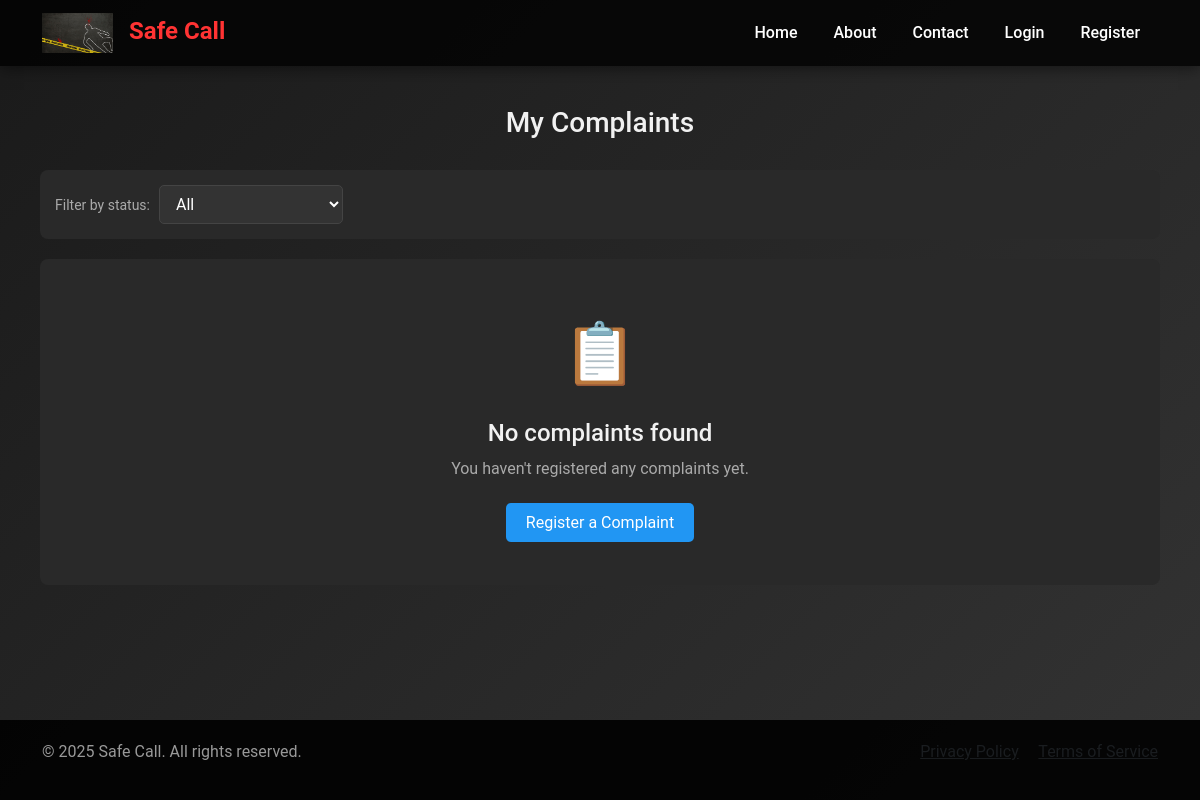
/user/view-complaints/ (signed in), run on an earlier commit of the app's database.
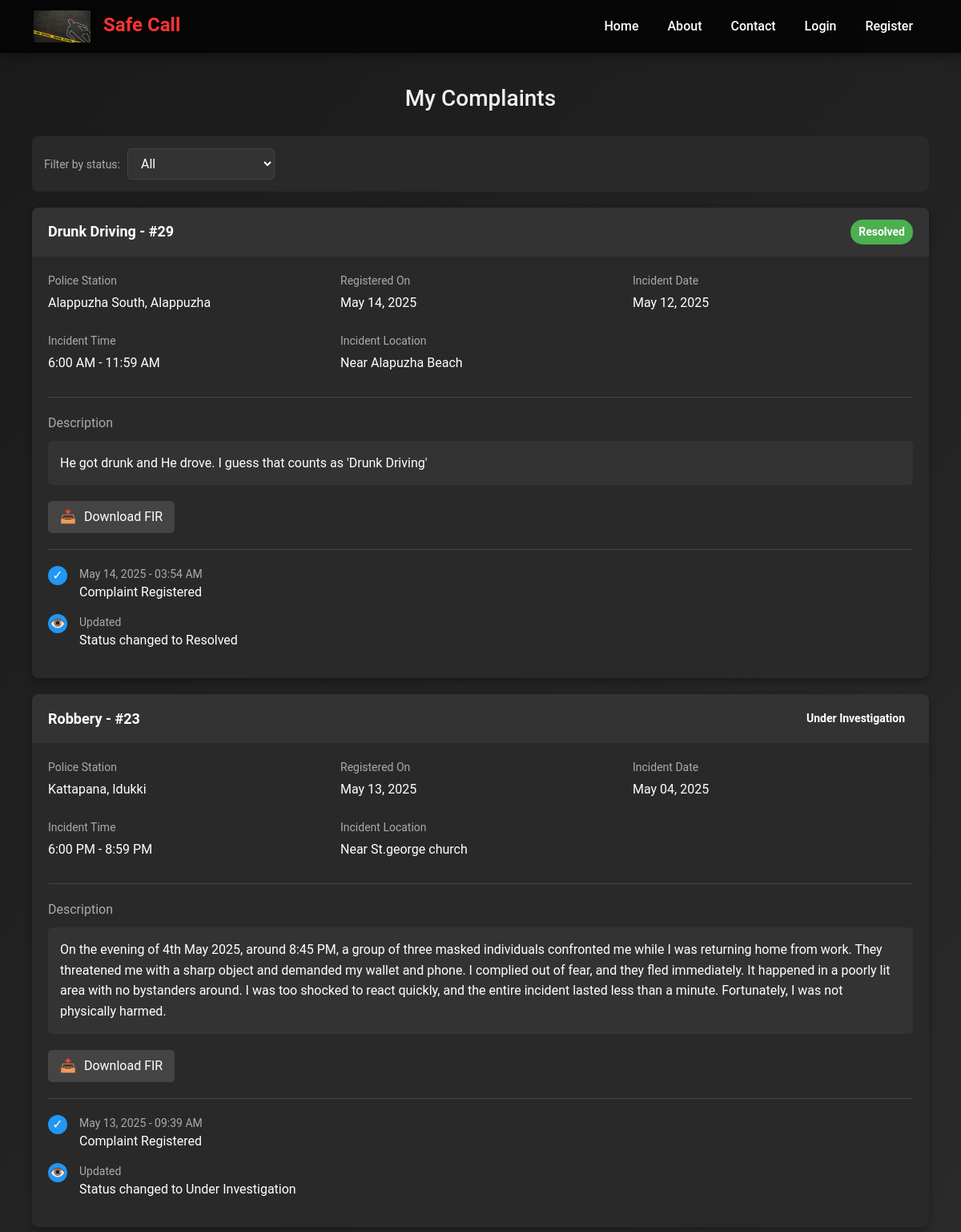
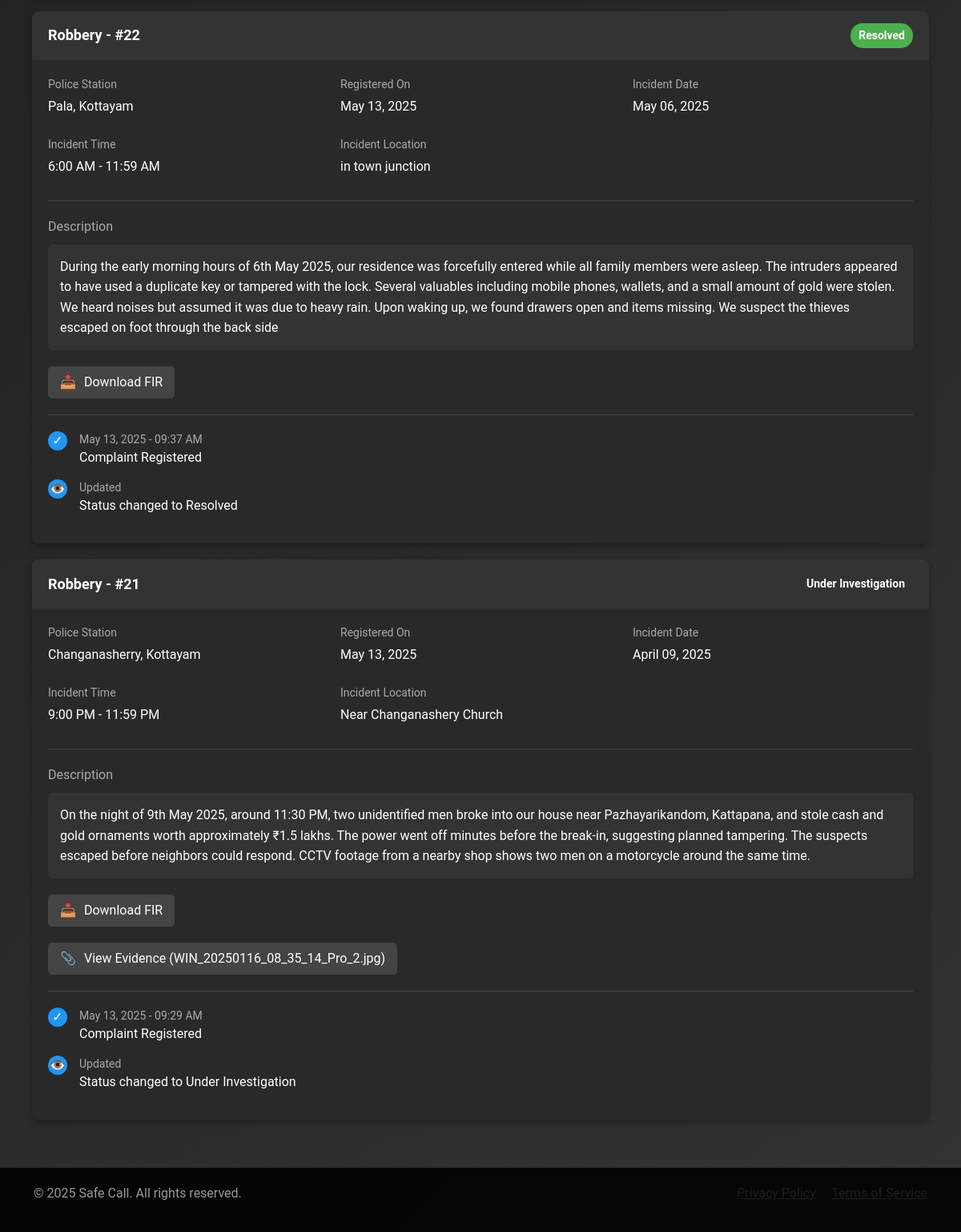
And on a later commit of the database (2 pictures, top to bottom).
### core/models.py (models this page shows, shortened)
class Complaint(models.Model):
    COMPLAINT_TYPES = [
        ('Robbery', 'Robbery'),
        ('Assault', 'Assault'),
        ('Threats', 'Threats'),
        ('Burglary', 'Burglary'),
        ('Vandalism', 'Vandalism'),
        ('Fraud', 'Fraud'),
        ('Harassment', 'Harassment'),
        ('Theft', 'Theft'),
        ('Domestic Violence', 'Domestic Violence'),
        ('Sexual Assault', 'Sexual Assault'),
        ('Kidnapping', 'Kidnapping'),
        ('Stalking', 'Stalking'),
        ('Drunk Driving', 'Drunk Driving'),
        ('Hit and Run', 'Hit and Run'),
        ('Drug Offenses', 'Drug Offenses'),
        ('Public Intoxication', 'Public Intoxication'),
        ('Trespassing', 'Trespassing'),
        ('Hate Crimes', 'Hate Crimes'),
        ('Murder', 'Murder'),
        ('Arson', 'Arson'),
        ('Others', 'Others'),
    ]
    TIME_CHOICES = [
        ('Midnight', '12:00 AM - 12:59 AM'),
        ('Morning', '6:00 AM - 11:59 AM'),
        ('Noon', '12:00 PM - 12:59 PM'),
        ('Afternoon', '1:00 PM - 5:59 PM'),
        ('Evening', '6:00 PM - 8:59 PM'),
        ('Night', '9:00 PM - 11:59 PM'),
    ]
    STATUS_CHOICES = [
        ('Pending', 'Pending'),
        ('Under Investigation', 'Under Investigation'),
        ('Resolved', 'Resolved'),
        ('Rejected', 'Rejected'),
    ]
    user = models.ForeignKey(PublicUser, on_delete=models.CASCADE)
    police_station = models.ForeignKey(PoliceStation, on_delete=models.CASCADE)
    complaint_type = models.CharField(max_length=50, choices=COMPLAINT_TYPES)
    incident_date = models.DateField()
    incident_time = models.CharField(max_length=20, choices=TIME_CHOICES)
    incident_location = models.TextField(default='Location not specified')
    description = models.TextField()
    evidence = models.FileField(upload_to='complaint_evidence/', null=True, blank=True)
    status = models.CharField(max_length=20, choices=STATUS_CHOICES, default='Pending')
    registered_at = models.DateTimeField(auto_now_add=True)
    resolution_date = models.DateTimeField(null=True, blank=True)
    def filename(self):
        if self.evidence:
            return os.path.basename(self.evidence.name)
        return None

class PoliceStation(models.Model):
    district = models.CharField(max_length=100)
    location = models.CharField(max_length=255)
    pincode = models.CharField(max_length=6)
    contact = models.CharField(max_length=15)
    email = models.EmailField(unique=True)  # Added email field
    password = models.CharField(max_length=255)
    approved = models.BooleanField(default=False)

### core/views.py (the view, shortened to what this page needs)
# urls.py: path('user/view-complaints/', views.view_complaints, name='view_complaints'),
def view_complaints(request):
    user = get_object_or_404(PublicUser, id=request.session['user_id'])
    complaints = Complaint.objects.filter(user=user).order_by('-registered_at')
    return render(request, 'view_complaints.html', {
        'user': user,
        'complaints': complaints
    })

### core/templates/view_complaints.html (shortened to what the changed rows need)
{% extends 'base.html' %}
{% block content %}
<div class="complaints-container">
    <h1 class="page-title">My Complaints</h1>
    {% if complaints %}
        <div id="complaints-list">
            {% for complaint in complaints %}
                <div class="complaint-card" data-status="{{ complaint.status }}">
                    <div class="card-header">
                        <h3 class="card-title">
                            {{ complaint.complaint_type }} - #{{ complaint.id }}
                        </h3>
                        <span class="status-badge status-{{ complaint.status|lower|slugify }}">
                            {{ complaint.status }}
                        </span>
                    </div>
                    <div class="card-body">
                        <div class="details-grid">
                            <div class="detail-item">
                                <div class="detail-label">Police Station</div>
                                <div class="detail-value">{{ complaint.police_station.location }}, {{ complaint.police_station.district }}</div>
                            </div>
                            <div class="detail-item">
                                <div class="detail-label">Registered On</div>
                                <div class="detail-value">{{ complaint.registered_at|date:"F d, Y" }}</div>
                            </div>
                            <div class="detail-item">
                                <div class="detail-label">Incident Date</div>
                                <div class="detail-value">{{ complaint.incident_date|date:"F d, Y" }}</div>
                            </div>
                            <div class="detail-item">
                                <div class="detail-label">Incident Time</div>
                                <div class="detail-value">{{ complaint.get_incident_time_display }}</div>
                            </div>
                            <div class="detail-item">
                                <div class="detail-label">Incident Location</div>
                                <div class="detail-value">{{ complaint.incident_location }}</div>
                            </div>
                        </div>
                        <div class="description-section">
                            <div class="description-label">Description</div>
                            <div class="description-content">{{ complaint.description }}</div>
                        </div>
                        {% if complaint.status != 'Pending' and complaint.status != 'Rejected' %}
                        <div class="evidence-section">
                            <a href="{% url 'download_fir' complaint.id %}" class="evidence-link">
                                <span class="evidence-icon">📥</span>
                                Download FIR
                            </a>
                        </div>
                        {% endif %}
                        {% if complaint.evidence %}
                            <div class="evidence-section">
                                <a href="{{ complaint.evidence.url }}" class="evidence-link" target="_blank">
                                    <span class="evidence-icon">📎</span>
                                    View Evidence ({{ complaint.filename }})
                                </a>
                            </div>
                        {% endif %}
                        <div class="timeline-section">
                            <div class="timeline-item">
                                <div class="timeline-icon">✓</div>
                                <div class="timeline-content">
                                    <div class="timeline-date">{{ complaint.registered_at|date:"F d, Y - h:i A" }}</div>
                                    <div class="timeline-action">Complaint Registered</div>
                                </div>
                            </div>
                            {% if complaint.status != "Pending" %}
                                <div class="timeline-item">
                                    <div class="timeline-icon">👁️</div>
                                    <div class="timeline-content">
                                        <div class="timeline-date">Updated</div>
                                        <div class="timeline-action">Status changed to {{ complaint.status }}</div>
                                    </div>
                                </div>
                            {% endif %}
                        </div>
                    </div>
                </div>
            {% endfor %}
        </div>
    {% else %}
        <div class="empty-state">
            <div class="empty-state-icon">📋</div>
            <h2 class="empty-state-title">No complaints found</h2>
            <p class="empty-state-text">You haven't registered any complaints yet.</p>
            <a href="{% url 'add_complaint' %}" class="btn-primary">Register a Complaint</a>
        </div>
    {% endif %}
</div>
{% endblock %}

What changed in the data, as far as the page shows it:
added Complaint: complaint_type "Drunk Driving", id "29", status "Resolved", police_station.location "Alappuzha South", police_station.district "Alappuzha", registered_at "May 14, 2025", incident_date "May 12, 2025", incident_time "6:00 AM - 11:59 AM", incident_location "Near Alapuzha Beach", description "He got drunk and He drove. I guess that counts as 'Drunk Driving'", shows "Download FIR", registered_at "May 14, 2025 - 03:54 AM"
added Complaint: complaint_type "Robbery", id "23", status "Under Investigation", police_station.location "Kattapana", police_station.district "Idukki", registered_at "May 13, 2025", incident_date "May 04, 2025", incident_time "6:00 PM - 8:59 PM", incident_location "Near St.george church", description "On the evening of 4th May 2025, around 8:45 PM, a group of three masked individuals confronted me while I was returning home from work. They threatened me with a sharp object and demanded my wallet and phone. I complied out of fear, and they fled immediately. It happened in a poorly lit area with no bystanders around. I was too shocked to react quickly, and the entire incident lasted less than a minute. Fortunately, I was not physically harmed.", shows "Download FIR", registered_at "May 13, 2025 - 09:39 AM"
added Complaint: complaint_type "Robbery", id "22", status "Resolved", police_station.location "Pala", police_station.district "Kottayam", registered_at "May 13, 2025", incident_date "May 06, 2025", incident_time "6:00 AM - 11:59 AM", incident_location "in town junction", description "During the early morning hours of 6th May 2025, our residence was forcefully entered while all family members were asleep. The intruders appeared to have used a duplicate key or tampered with the lock. Several valuables including mobile phones, wallets, and a small amount of gold were stolen. We heard noises but assumed it was due to heavy rain. Upon waking up, we found drawers open and items missing. We suspect the thieves escaped on foot through the back side", shows "Download FIR", registered_at "May 13, 2025 - 09:37 AM"
added Complaint: complaint_type "Robbery", id "21", status "Under Investigation", police_station.location "Changanasherry", police_station.district "Kottayam", registered_at "May 13, 2025", incident_date "April 09, 2025", incident_time "9:00 PM - 11:59 PM", incident_location "Near Changanashery Church", description "On the night of 9th May 2025, around 11:30 PM, two unidentified men broke into our house near Pazhayarikandom, Kattapana, and stole cash and gold ornaments worth approximately ₹1.5 lakhs. The power went off minutes before the break-in, suggesting planned tampering. The suspects escaped before neighbors could respond. CCTV footage from a nearby shop shows two men on a motorcycle around the same time.", shows "Download FIR", filename "WIN_20250116_08_35_14_Pro_2.jpg", registered_at "May 13, 2025 - 09:29 AM"
Also different on the page:
text no longer shown: "📋 No complaints found You haven't registered any complaints yet. Register a Complaint"
